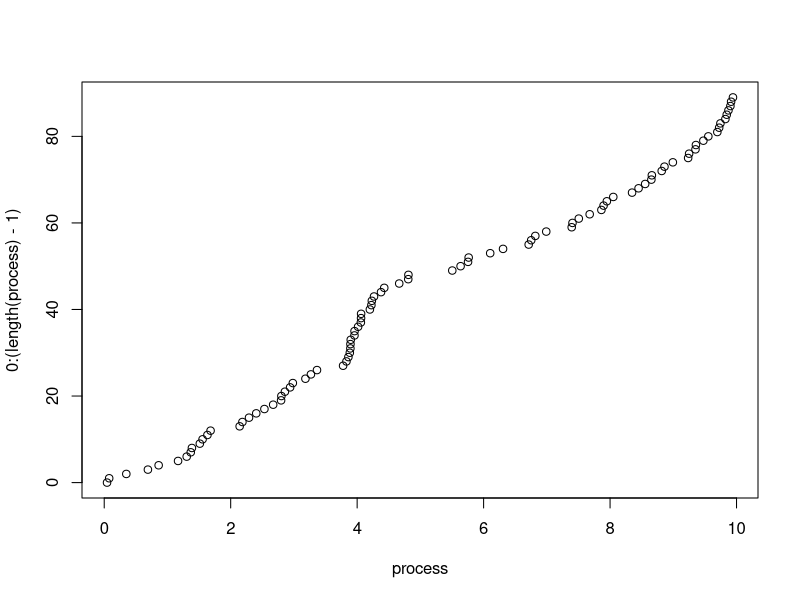
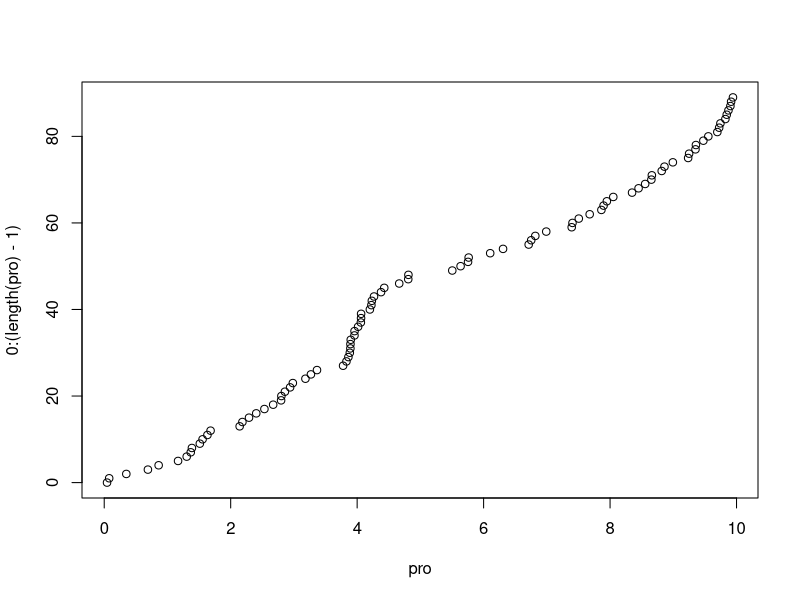

Write the R code that produced these figures, in order. (Note: this script raises an error after producing the figures.)
# simulation of poisson process
n = 1000 # should be greater than Time and lambd (2 times greater may be a safe number)
t = 0
Time = 10
I = numeric(n)
lambd = 10

# Homogeneous
U = runif(n)
t = t - log(U)/lambd
arrival = cumsum(t)
process = arrival[which(arrival< Time)]
plot(process, 0:(length(process)-1))

# Non - Homogeneous Poisson Process

lambdt = 3 + exp(-t)
lambd = 4 # should be greater than max(lambdt)
t2 = t[which(U <= lambdt/lambd)]
arr = cumsum(t2)
pro = arr[which(arr < Time)]
plot(pro, 0:(length(pro)-1))

# Jump Diffusion Process
# For stock price with jump






while(t < Time)
{
  I = I + 1
  A(I) = t
  
}